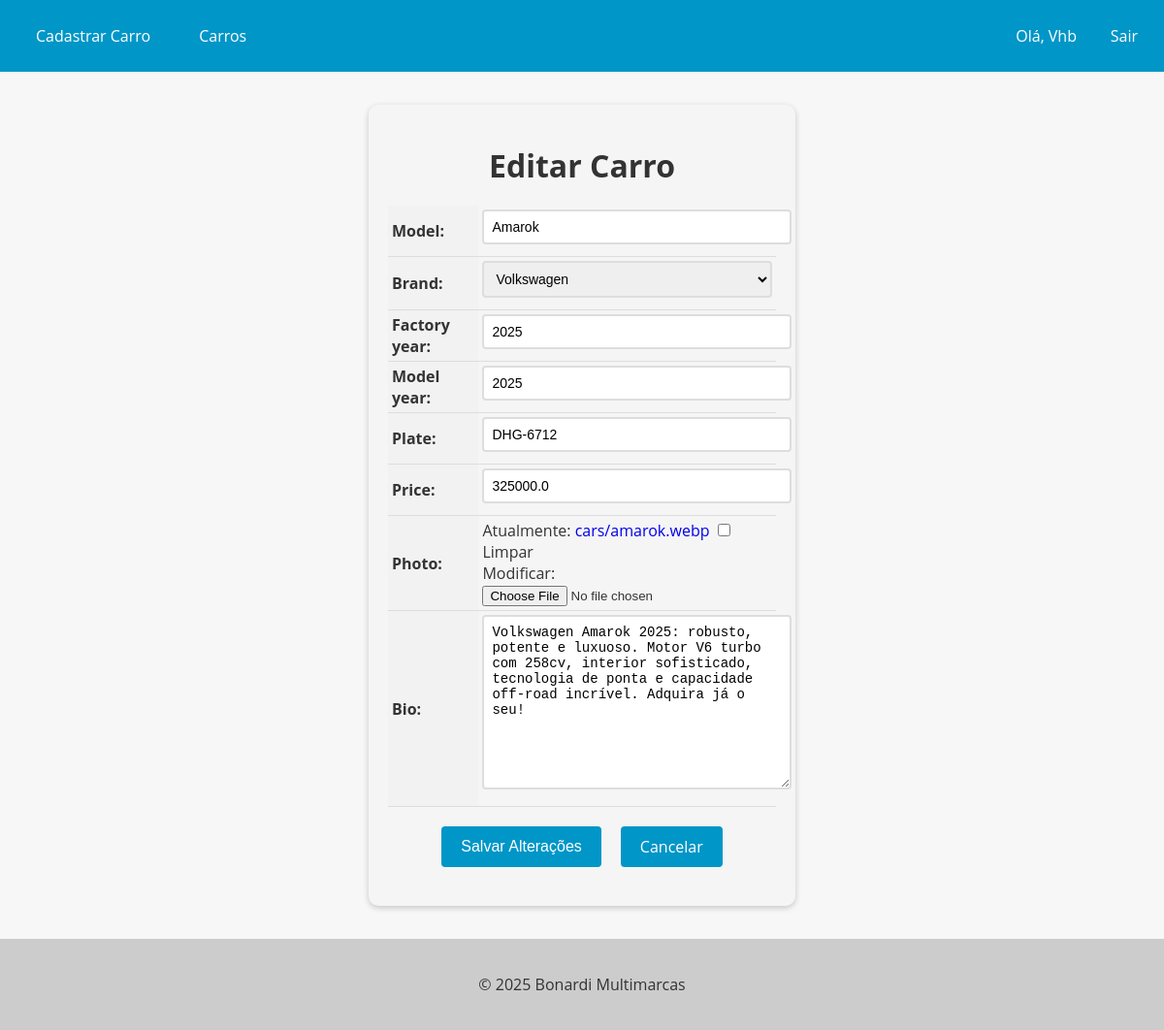
Screenshot of /car/9/update (signed in) with the database file from the repository.
### cars/models.py (models this page shows, shortened)
class Car(models.Model):
  id = models.AutoField(primary_key=True)
  model = models.CharField(max_length=100)
  brand = models.ForeignKey(Brand, on_delete=models.PROTECT, related_name='cars_brand')
  factory_year = models.IntegerField(null=True)
  model_year = models.IntegerField(null=True)
  plate = models.CharField(max_length=8, null=True, blank=True)
  price = models.FloatField(blank=True, null=True)
  photo = models.ImageField(upload_to='cars/', blank=True, null=True)
  bio = models.TextField(blank=True, null=True)
  owner = models.ForeignKey(User, on_delete=models.CASCADE, related_name='cars')

### cars/views.py (the view)
# urls.py: path('car/<int:pk>/update', CarUpdateView.as_view(), name='car_update'),
class CarUpdateView(LoginRequiredMixin, UpdateView):
  login_url = 'login'
  redirect_field_name = 'next'
  model = Car
  form_class = CarModelForm
  template_name = 'car_update.html'
  success_url = '/cars/'
  def get_queryset(self):
    if self.request.user.is_superuser:
      return Car.objects.all()
    return Car.objects.filter(owner=self.request.user)

### cars/forms.py (shortened to what this page needs)
class CarModelForm(forms.ModelForm):
  class Meta:
    model = Car
    exclude = ['owner']
    fields = '__all__'
    widgets = {
        'photo': forms.ClearableFileInput(attrs={'class': 'file-input'}),
      }

### cars/models.py (called while the page is built)
  def __str__(self):
    return self.name

### cars/templates/car_update.html (shortened to what this page needs)
{% extends "base.html" %}
{% block content %}
  <form method="post" enctype="multipart/form-data">
    <h1>Editar Carro</h1>
    <table>
      {{ form.as_table }}
    </table>
    <div>
      <div class="buttons-container">
        <input type="submit" value="Salvar Alterações" class="btn btn-primary">
        <a href="{% url 'cars_list' %}" class="btn btn-secondary">Cancelar</a>
      </div>
    </div>
  </form>
{% endblock %}

### app/templates/base.html (shortened to what this page needs)
<!DOCTYPE html>
<html lang="en">
<head>
</head>
<body>
  <header>
    <nav>
      <ul>
        {% if user.is_authenticated %}
          <li class="username">Olá, {{ user.username }}</li>
          <li><a href="{% url 'new_car' %}">Cadastrar Carro</a></li>
        {% endif %}
        {% if user.is_authenticated %}
          <li class="btn-logout"><a href="{% url 'logout' %}">Sair</a></li>
        {% endif %}
        <li><a href="{% url 'cars_list' %}">Carros</a></li>
      </ul>
    </nav>
  </header>
  <main>
    {% block content %}
    {% endblock %}
  </main>
  <footer>
    <p>&copy; 2025 Bonardi Multimarcas</p>
  </footer>
</body>
</html>

### app/templates/base.html (style rules this page uses)
body { font-family: 'Open Sans', sans-serif; background-color: #f7f7f7; color: #333; margin: 0; padding: 0; }
header { background-color: #0096c7; color: #fff; text-align: center; padding: 12px; }
footer { background-color: #ccc; color: #333; padding: 20px; text-align: center; }
nav { background-color: #0096c7; color: #fff; height: 50px; display: flex; justify-content: space-between; align-items: center; }
nav ul { list-style: none; margin: 0; padding: 0; display: flex; }
nav ul li { margin: 0 10px; }
nav ul li a { color: #fff; text-decoration: none; font-size: 16px; padding: 15px; transition: all 0.3s ease; }
.username, .btn-register { position: absolute; right: 80px; }
.username { text-transform: capitalize; }
.btn-logout, .btn-login { position: absolute; right: 2px; }

### cars/templates/car_update.html (style rules this page uses)
form { max-width: 400px; margin: 34px auto; padding: 20px; background-color: #f5f5f5; border-radius: 10px; box-shadow: 0 2px 6px rgba(0, 0, 0, 0.2); }
form h1 { font-size: 2rem; margin-bottom: 20px; text-align: center; }
table { margin: 0 auto; border-collapse: collapse; width: 100%; max-width: 600px; }
th, td { padding: 4px; text-align: left; border-bottom: 1px solid #ddd; }
th { background-color: #f2f2f2; }
input[type="text"], input[type="number"], select, textarea { padding: 8px; font-size: 14px; border: 2px solid #ddd; border-radius: 4px; width: 100%; max-width: 300px; margin-bottom: 8px; transition: border-bottom-color 0.3s ease-in-out; }
.btn { background-color: #0096c7; color: #fff; border: none; padding: 10px 20px; font-size: 16px; border-radius: 4px; cursor: pointer; transition: background-color 0.3s ease-in-out; }
.buttons-container { display: flex; justify-content: center; margin-top: 20px; margin-bottom: 20px; }
.btn { display: inline-block; background-color: #0096c7; color: #fff; border: none; padding: 10px 20px; font-size: 16px; border-radius: 4px; cursor: pointer; transition: background-color 0.3s ease-in-out; margin: 0 10px; }
a { text-decoration: none !important; }

### rows the page displays
Car: model "Amarok", brand "Volkswagen", factory_year "2025", model_year "2025", plate "DHG-6712", price "325000.0", bio "Volkswagen Amarok 2025: robusto, potente e luxuoso. Motor V6 turbo com 258cv, interior sofisticado, tecnologia de ponta e capacidade off-road incrível. Adquira já o seu!"

### other values shown
{{ user.username }} "Vhb"
